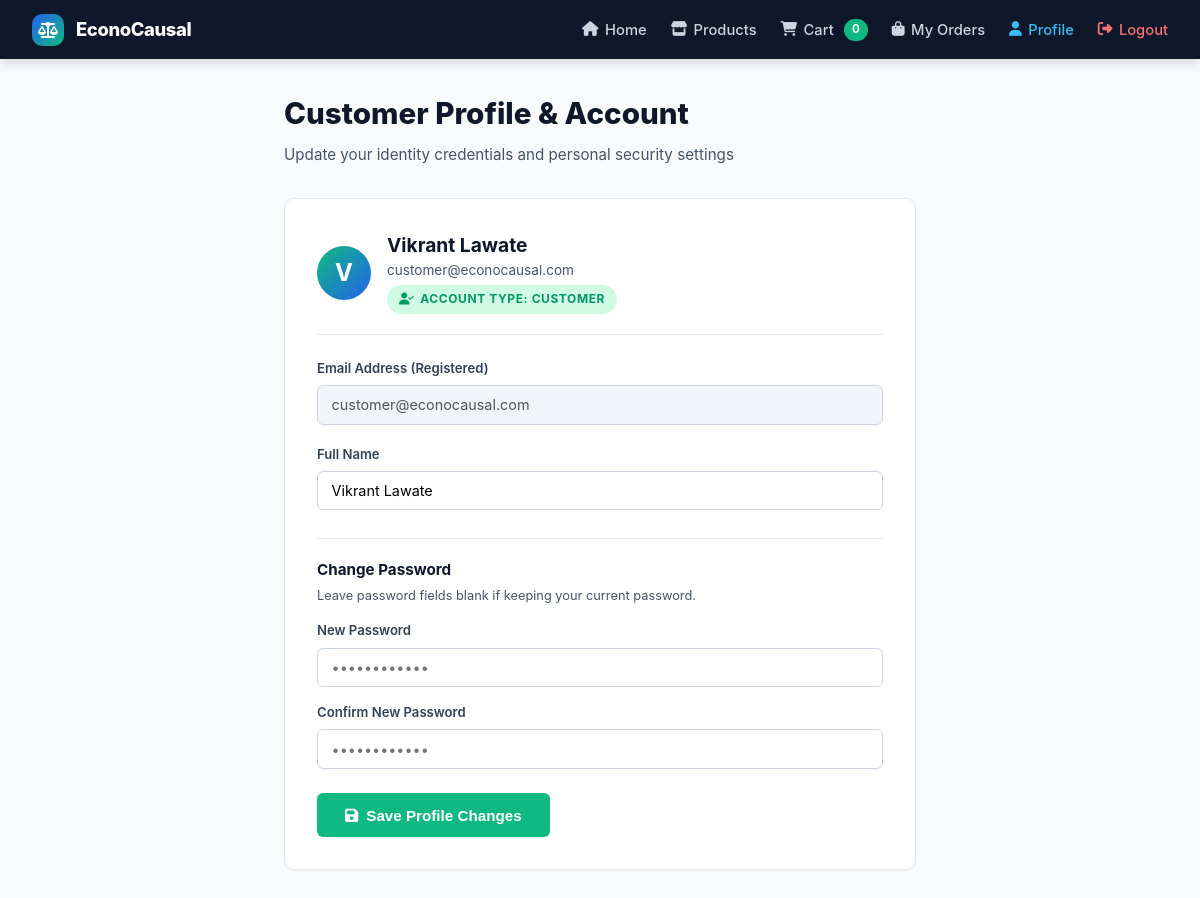
Screenshot of /customer/profile (signed in) with the database file from the repository.
### tables this page shows
CREATE TABLE users (
            id INTEGER PRIMARY KEY AUTOINCREMENT,
            name TEXT NOT NULL,
            email TEXT UNIQUE NOT NULL,
            password_hash TEXT NOT NULL,
            role TEXT NOT NULL CHECK(role IN ('admin', 'customer')),
            created_at TEXT NOT NULL
        );

### app.py (the view, shortened to what this page needs)
@app.route("/customer/profile", methods=["GET", "POST"])
@customer_required
def customer_profile():
    user = get_user_by_id(session["user_id"])
    return render_template("customer_profile.html", user=user)

### app.py (called while the page is built)
def customer_required(f):
    @wraps(f)
    def decorated_function(*args, **kwargs):
        if "user_id" not in session:
            flash("Please sign in to proceed with your shopping.", "info")
            return redirect(url_for("login", next=request.path))
        if session.get("role") == "admin":
            return f(*args, **kwargs)
        return f(*args, **kwargs)
    return decorated_function

@app.context_processor
def inject_global_context():
    user_id = session.get("user_id")
    cart_count = 0
    if user_id:
        try:
            cart_count = get_cart_count(user_id)
        except Exception:
            cart_count = 0
    return {
        "current_user": {
            "id": user_id,
            "name": session.get("name"),
            "email": session.get("email"),
            "role": session.get("role"),
        } if user_id else None,
        "cart_count": cart_count,
    }

### database/database.py (called while the page is built)
def get_db_connection() -> sqlite3.Connection:
    conn = sqlite3.connect(DB_PATH)
    conn.row_factory = sqlite3.Row
    return conn

def get_user_by_id(user_id: int) -> Optional[Dict[str, Any]]:
    conn = get_db_connection()
    cursor = conn.cursor()
    cursor.execute("SELECT * FROM users WHERE id = ?", (user_id,))
    row = cursor.fetchone()
    conn.close()
    return dict(row) if row else None

def get_cart_count(user_id: int) -> int:
    conn = get_db_connection()
    cursor = conn.cursor()
    cursor.execute("SELECT COALESCE(SUM(quantity), 0) as cnt FROM cart WHERE user_id = ?", (user_id,))
    count = cursor.fetchone()["cnt"]
    conn.close()
    return int(count)

### templates/customer_profile.html (shortened to what this page needs)
<!DOCTYPE html>
<html lang="en">
<head>
    <link rel="stylesheet" href="/static/css/style.css">
    <link rel="stylesheet" href="https://cdnjs.cloudflare.com/ajax/libs/font-awesome/6.4.0/css/all.min.css">
</head>
<body class="customer-layout">
    <header class="customer-navbar">
        <a href="/customer/home" class="customer-nav-brand">
            <div class="brand-icon" style="width: 32px; height: 32px; font-size: 1rem;"><i class="fa-solid fa-scale-balanced"></i></div>
            <div style="font-weight: 800; font-size: 1.15rem; letter-spacing: -0.02em;">EconoCausal</div>
        </a>
        <ul class="customer-nav-links">
            <li><a href="/customer/home" class="customer-nav-link"><i class="fa-solid fa-house"></i> Home</a></li>
            <li><a href="/products" class="customer-nav-link"><i class="fa-solid fa-store"></i> Products</a></li>
            <li>
                <a href="/cart" class="customer-nav-link">
                    <i class="fa-solid fa-cart-shopping"></i> Cart
                    <span class="cart-badge">{{ cart_count }}</span>
                </a>
            </li>
            <li><a href="/customer/orders" class="customer-nav-link"><i class="fa-solid fa-bag-shopping"></i> My Orders</a></li>
            <li><a href="/customer/profile" class="customer-nav-link active"><i class="fa-solid fa-user"></i> Profile</a></li>
            <li><a href="/logout" class="customer-nav-link" style="color: #f87171;"><i class="fa-solid fa-right-from-bracket"></i> Logout</a></li>
        </ul>
    </header>
    <main class="customer-main" style="max-width: 680px;">
        <h1 style="font-size: 1.85rem; font-weight: 800; color: var(--dark); margin-bottom: 0.5rem;">
            Customer Profile & Account
        </h1>
        <p style="font-size: 0.95rem; color: var(--gray-600); margin-bottom: 2rem;">
            Update your identity credentials and personal security settings
        </p>
        <div class="card" style="padding: 2rem;">
            <div style="display: flex; align-items: center; gap: 1rem; margin-bottom: 1.5rem; padding-bottom: 1.25rem; border-bottom: 1px solid var(--gray-200);">
                <div style="width: 54px; height: 54px; border-radius: 50%; background: linear-gradient(135deg, var(--secondary), var(--primary)); color: #fff; display: flex; align-items: center; justify-content: center; font-size: 1.5rem; font-weight: 700;">
                    {{ user.name[0] if user and user.name else 'C' }}
                </div>
                <div>
                    <h3 style="margin: 0; font-size: 1.2rem; font-weight: 700; color: var(--dark);">{{ user.name }}</h3>
                    <div style="font-size: 0.85rem; color: var(--gray-600);">{{ user.email }}</div>
                    <span class="badge badge-secondary" style="margin-top: 0.25rem;"><i class="fa-solid fa-user-check"></i> Account Type: Customer</span>
                </div>
            </div>
            <form method="POST" action="/customer/profile">
                <div class="form-group" style="margin-bottom: 1.25rem;">
                    <label class="form-label" for="email">Email Address (Registered)</label>
                    <input type="email" id="email" class="form-control" value="{{ user.email }}" disabled style="background: var(--gray-100); cursor: not-allowed;">
                </div>
                <div class="form-group" style="margin-bottom: 1.25rem;">
                    <label class="form-label" for="name">Full Name</label>
                    <input type="text" id="name" name="name" class="form-control" value="{{ user.name }}" required>
                </div>
                <div style="border-top: 1px solid var(--gray-200); margin: 1.75rem 0 1.25rem; padding-top: 1.25rem;">
                    <h4 style="font-size: 0.95rem; font-weight: 700; margin-bottom: 0.25rem; color: var(--dark);">Change Password</h4>
                    <p style="font-size: 0.8rem; color: var(--gray-600); margin-bottom: 1rem;">Leave password fields blank if keeping your current password.</p>
                    <div class="form-group" style="margin-bottom: 1rem;">
                        <label class="form-label" for="password">New Password</label>
                        <input type="password" id="password" name="password" class="form-control" placeholder="••••••••••••" minlength="6">
                    </div>
                    <div class="form-group" style="margin-bottom: 1.5rem;">
                        <label class="form-label" for="confirm_password">Confirm New Password</label>
                        <input type="password" id="confirm_password" name="confirm_password" class="form-control" placeholder="••••••••••••" minlength="6">
                    </div>
                </div>
                <button type="submit" class="btn btn-secondary" style="padding: 0.85rem 1.75rem; font-weight: 700;">
                    <i class="fa-solid fa-floppy-disk"></i> Save Profile Changes
                </button>
            </form>
        </div>
    </main>
</body>
</html>

### static/css/style.css (style rules this page uses)
:root { --primary: #2563eb; --primary-dark: #1d4ed8; --primary-light: #dbeafe; --secondary: #10b981; --secondary-dark: #059669; --secondary-light: #d1fae5; --accent: #8b5cf6; --warning: #f59e0b; --danger: #ef4444; --dark: #0f172a; --dark-surface: #1e293b; --gray-50: #f8fafc; --gray-100: #f1f5f9; --gray-200: #e2e8f0; --gray-300: #cbd5e1; --gray-600: #475569; --gray-700: #334155; --gray-800: #1e293b; --white: #ffffff; --font-main: -apple-system, BlinkMacSystemFont, "Segoe UI", Roboto, Helvetica, Arial, sans-serif; --radius-sm: 6px; --radius-md: 10px; --radius-lg: 16px; --shadow-sm: 0 1px 2px 0 rgba(0, 0, 0, 0.05); --shadow-md: 0 4px 6px -1px rgba(0, 0, 0, 0.1), 0 2px 4px -1px rgba(0, 0, 0, 0.06); --shadow-lg: 0 10px 15px -3px rgba(0, 0, 0, 0.1), 0 4px 6px -2px rgba(0, 0, 0, 0.05); }
* { margin: 0; padding: 0; box-sizing: border-box; }
body { font-family: var(--font-main); background-color: var(--gray-50); color: var(--gray-800); line-height: 1.5; display: flex; min-height: 100vh; }
.brand-icon { width: 38px; height: 38px; background: linear-gradient(135deg, var(--primary), var(--secondary)); border-radius: var(--radius-md); display: flex; align-items: center; justify-content: center; font-size: 1.25rem; font-weight: 800; }
.badge { padding: 0.35rem 0.75rem; border-radius: 9999px; font-size: 0.75rem; font-weight: 700; text-transform: uppercase; letter-spacing: 0.05em; display: inline-flex; align-items: center; gap: 0.35rem; }
.badge-secondary { background-color: var(--secondary-light); color: var(--secondary-dark); }
.card { background: var(--white); border: 1px solid var(--gray-200); border-radius: var(--radius-md); padding: 1.5rem; box-shadow: var(--shadow-sm); margin-bottom: 1.5rem; }
.form-group { display: flex; flex-direction: column; gap: 0.4rem; }
.form-label { font-size: 0.82rem; font-weight: 600; color: var(--gray-700); }
.form-control { padding: 0.65rem 0.85rem; border: 1px solid var(--gray-300); border-radius: var(--radius-sm); font-size: 0.9rem; font-family: inherit; transition: border-color 0.15s ease; background-color: var(--white); }
.btn { padding: 0.75rem 1.5rem; font-size: 0.95rem; font-weight: 600; border-radius: var(--radius-sm); cursor: pointer; border: none; display: inline-flex; align-items: center; justify-content: center; gap: 0.5rem; transition: all 0.2s ease; }
.btn-secondary { background-color: var(--secondary); color: var(--white); }
.customer-layout { display: flex; flex-direction: column; min-height: 100vh; width: 100%; background-color: var(--gray-50); }
.customer-navbar { background-color: #0f172a; color: #ffffff; padding: 0.85rem 2rem; display: flex; align-items: center; justify-content: space-between; position: sticky; top: 0; z-index: 200; box-shadow: 0 4px 10px rgba(0, 0, 0, 0.15); }
.customer-nav-brand { display: flex; align-items: center; gap: 0.75rem; text-decoration: none; color: #ffffff; }
.customer-nav-links { display: flex; align-items: center; gap: 1.5rem; list-style: none; margin: 0; padding: 0; }
.customer-nav-link { color: #cbd5e1; text-decoration: none; font-weight: 500; font-size: 0.92rem; display: flex; align-items: center; gap: 0.4rem; transition: color 0.15s ease; }
.customer-nav-link:hover, .customer-nav-link.active { color: #38bdf8; }
.cart-badge { background-color: var(--secondary); color: #ffffff; font-size: 0.72rem; font-weight: 700; padding: 0.15rem 0.5rem; border-radius: 9999px; margin-left: 0.25rem; }
.customer-main { flex: 1; max-width: 1280px; width: 100%; margin: 0 auto; padding: 2rem 1.5rem; }

### rows the page displays
users: name "V", name "Vikrant Lawate", email "customer@econocausal.com"

### other values shown
{{ cart_count }} "0"
